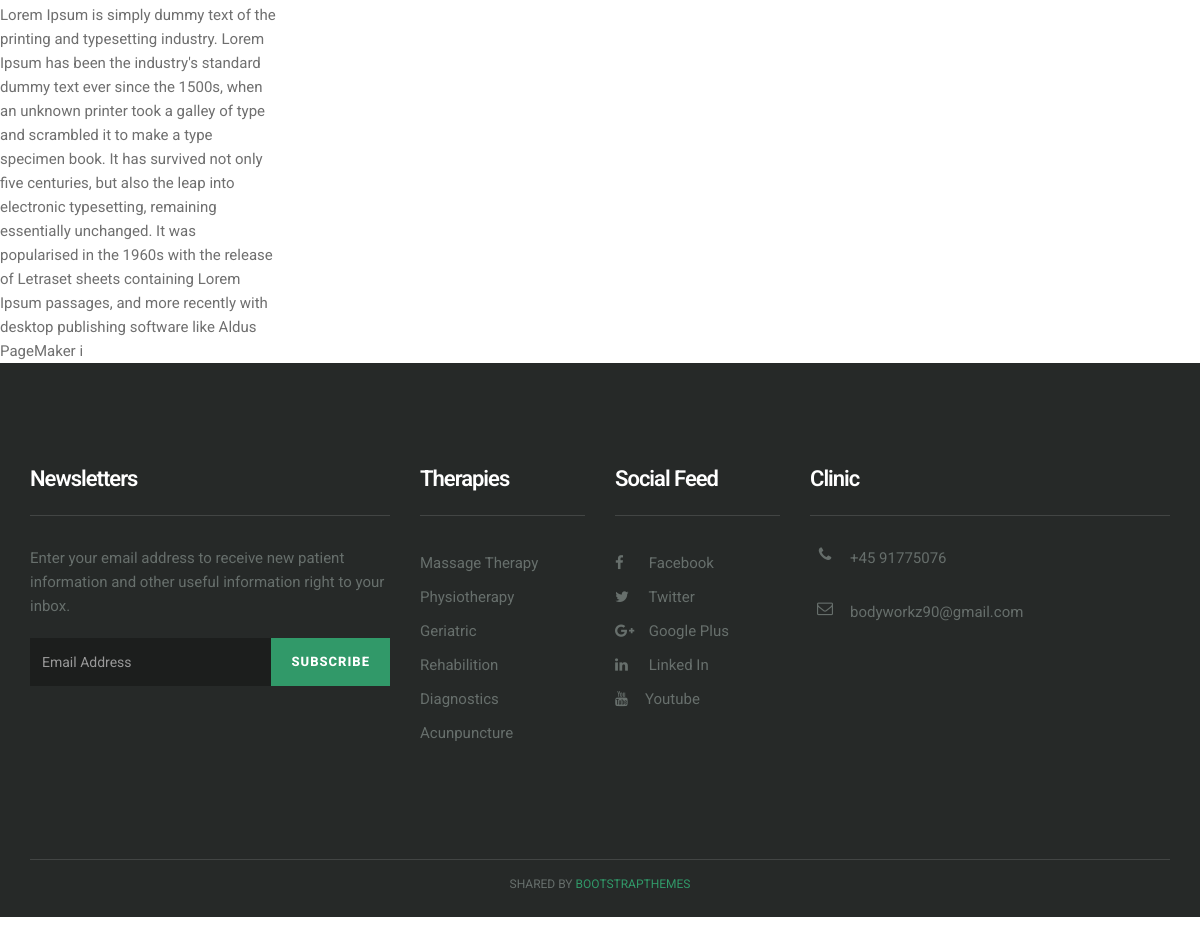
Page /therapies/ (lower part) on the earlier database version.
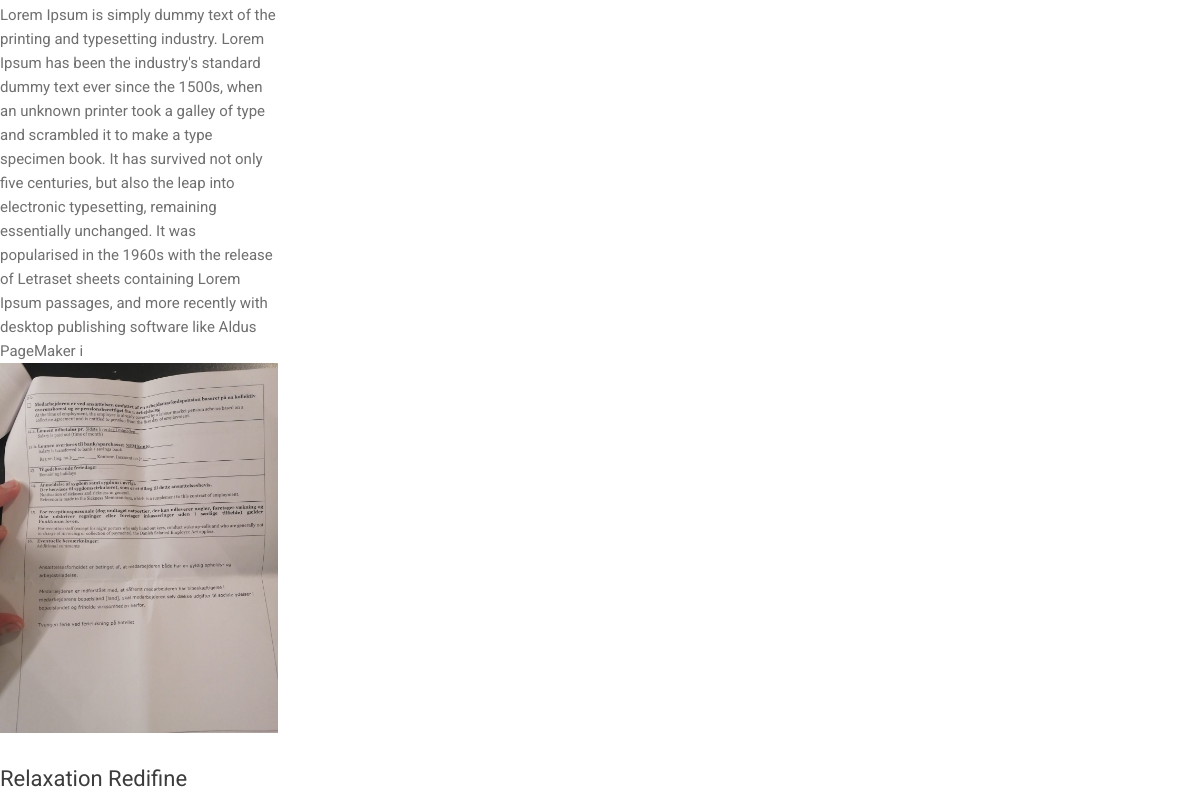
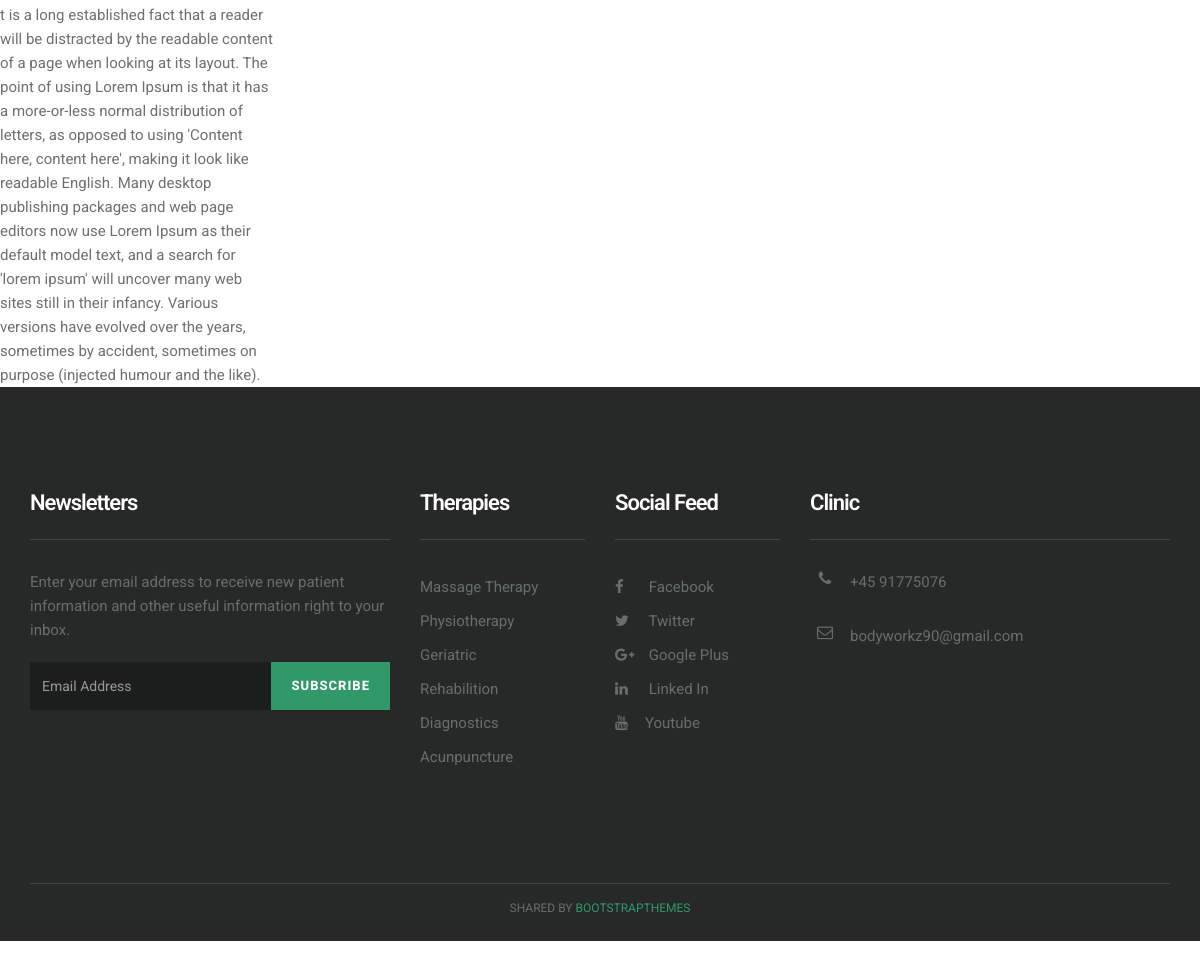
Same page on the later database version (2 pictures, top to bottom).
### MainApp/models.py (models this page shows, shortened)
class Therapy(models.Model):
    name = models.CharField(max_length=255 , verbose_name = "Nombre")
    image = models.ImageField(verbose_name="Foto", blank=True, null=True)
    description = models.TextField()
    therapist = models.ForeignKey(Therapist, on_delete=models.CASCADE,blank=True, null=True)
    duration = models.IntegerField (verbose_name="Duracion (Tiempo) ",blank=True, null=True)
    price = models.IntegerField(verbose_name="Precio",blank=True, null=True)
    class Meta:
            verbose_name="Terapia"
            verbose_name_plural="Terapias"

### MainApp/views.py (the view)
# urls.py: path('therapies/', views.therapies,name="therapies"),
def therapies(request):
    therapies= Therapy.objects.all()
    return render(request,'therapies.html',{'therapies':therapies})

### MainApp/templates/therapies.html
{% extends "base.html" %} {% block content %} {% load static %}
<div class="header">
    <div class="row">
        <div class="col-lg-3 col-md-3 col-sm-6 col-xs-12">
            {% for terapia in therapies %}
            <div class="service-block">
                <div class="service-img mb20">
                    <a href="#"><img src="{{terapia.image.url}}" alt="" class="img-responsive"></a>
                </div>
                <div class="service-content">
                    <h2><a href="#" class="title">{{terapia.name}}</a></h2>
                    <p>{{terapia.description}}</p>
                </div>
            </div>
            {% endfor %}
        </div>
    </div>
    {% endblock %}

Differences in the rows shown:
added Therapy: image (picture), name "Relaxation Redifine", description "t is a long established fact that a reader will be distracted by the readable content of a page when looking at its layout. The point of using Lorem Ipsum is that it has a more-or-less normal distribution of letters, as opposed to using 'Content here, content here', making it look like readable English. Many desktop publishing packages and web page editors now use Lorem Ipsum as their default model text, and a search for 'lorem ipsum' will uncover many web sites still in their infancy. Various versions have evolved over the years, sometimes by accident, sometimes on purpose (injected humour and the like)."
